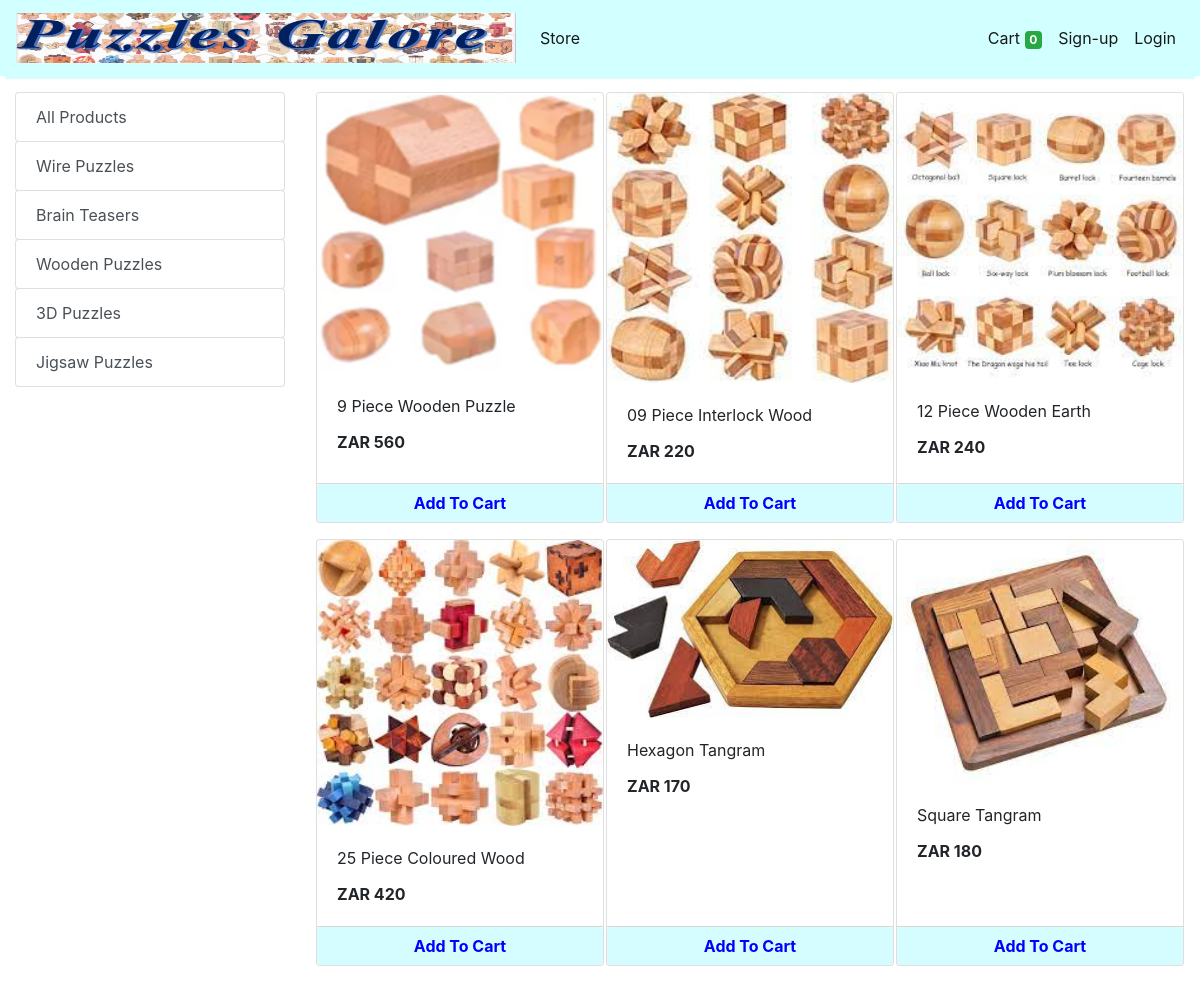
The app's page /store?category=33 with its own data.
### store/models/category.py (models this page shows, shortened)
class Category(models.Model):
    name= models.CharField(max_length=50)
    @staticmethod
    def get_all_categories():
        return Category.objects.all()

### store/models/product.py (models this page shows, shortened)
class Products(models.Model):
    name = models.CharField(max_length=60)
    price= models.IntegerField(default=0)
    category= models.ForeignKey(Category,on_delete=models.CASCADE,default=1 )
    description= models.CharField(max_length=250, default='', blank=True, null= True)
    image= models.ImageField(upload_to='uploads/products/')
    @staticmethod
    def get_all_products_by_categoryid(category_id):
        if category_id:
            return Products.objects.filter (category=category_id)
        else:
            return Products.get_all_products();

### store/views/home.py (the view)
# urls.py: path('' , include('store.urls'))
def store(request):
    cart = request.session.get('cart')
    if not cart:
        request.session['cart'] = {}
    products = None
    categories = Category.get_all_categories()
    categoryID = request.GET.get('category')
    if categoryID:
        products = Products.get_all_products_by_categoryid(categoryID)
    else:
        products = Products.get_all_products();
    data = {}
    data['products'] = products
    data['categories'] = categories
    print('you are : ', request.session.get('email'))
    return render(request, 'index.html', data)

### store/templatetags/cart.py (called while the page is built)
@register.filter (name='is_in_cart')
def is_in_cart(product, cart):
    keys = cart.keys ()
    for id in keys:
        if int (id) == product.id:
            return True
    return False;

### store/templatetags/custom_filter.py (called while the page is built)
@register.filter(name='currency')
def currency(number):
    return "ZAR "+str(number)

### store/templates/index.html (shortened to what this page needs)
{% extends 'base.html' %}
{% block content %}
{% load cart %}
{% load custom_filter %}
<div class="container-fluid mt-3">
	<div class="row">
		<div class="col-lg-3 mx-auto">
			<div class="list-group">
				<a href="/" class="list-group-item list-group-item-action btn btn-outline-success">All Products</a>
				{% for category in categories %}
				<a href="/?category={{category.id}}"
					class="list-group-item list-group-item-action btn btn-outline-success ">{{category.name}}</a>
				{% endfor %}
			</div>
		</div>
		<div id='products' class="col-lg-9 mx-auto">
			<div class="row mx-auto">
				{% for product in products %}
				<div class="card mx-auto mb-3" id={{product.id}} style="width: 18rem;">
					<img class="card-img-top" src="{{product.image.url}}" alt="Card image cap">
					<div class="card-body">
						<p class="card-title">{{product.name}}</p>
						<p class="card-text"><b>{{product.price|currency}}</b></p>
					</div>
					<div class="card-footer p-0 no-gutters">
						{% if product|is_in_cart:request.session.cart %}
						<div class="row no-gutters">
							<form action="/#{{product.id}}" class="col-2 " method="post">
								{% csrf_token %}
								<input hidden type="text" name='product' value='{{product.id}}'>
								<input hidden type="text" name='remove' value='True'>
								<input type="submit" value=" - " class="btn btn-block btn-success border-right">
							</form>
							<div class="text-center col btn btn-success">{{product|cart_quantity:request.session.cart}} in Cart</div>
							<form action="/#{{product.id}}" class="col-2 " method="post">
								{% csrf_token %}
								<input hidden type="text" name='product' value='{{product.id}}'>
								<input type="submit" value=" + " class="btn btn-block btn-success border-left">
							</form>
						</div>
						{% else %}
						<form action="/#{{product.id}}" method="POST" class="btn-block">
							<input type="submit" class="float-right btn btn-success form-control"
								value="Add To Cart" style="background-color:#d5fdff ;border-color:#d5fdff;color:blue;font-weight:bolder;">
						</form>
						{% endif %}
					</div>
				</div>
				{% endfor %}
			</div>
		</div>
	</div>
</div>
{% endblock %}

### records on screen
Category: name "Wire Puzzles"
Category: name "Brain Teasers"
Category: name "Wooden Puzzles"
Category: name "3D Puzzles"
Category: name "Jigsaw Puzzles"
Products: image (picture), name "9 Piece Wooden Puzzle", price "ZAR 560"
Products: image (picture), name "09 Piece Interlock Wood", price "ZAR 220"
Products: image (picture), name "12 Piece Wooden Earth", price "ZAR 240"
Products: image (picture), name "25 Piece Coloured Wood", price "ZAR 420"
Products: image (picture), name "Hexagon Tangram", price "ZAR 170"
Products: image (picture), name "Square Tangram", price "ZAR 180"

### other values on screen
{{ request.session.cart.keys|length }} "0"
